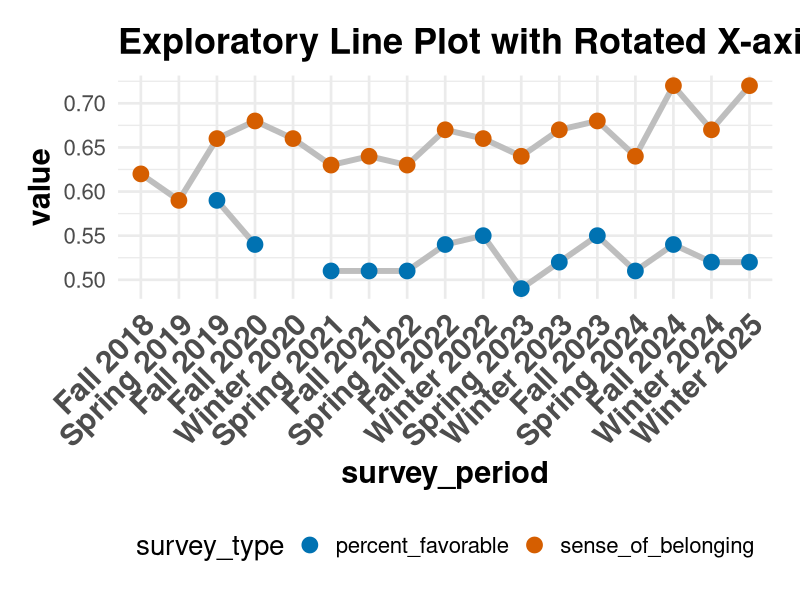
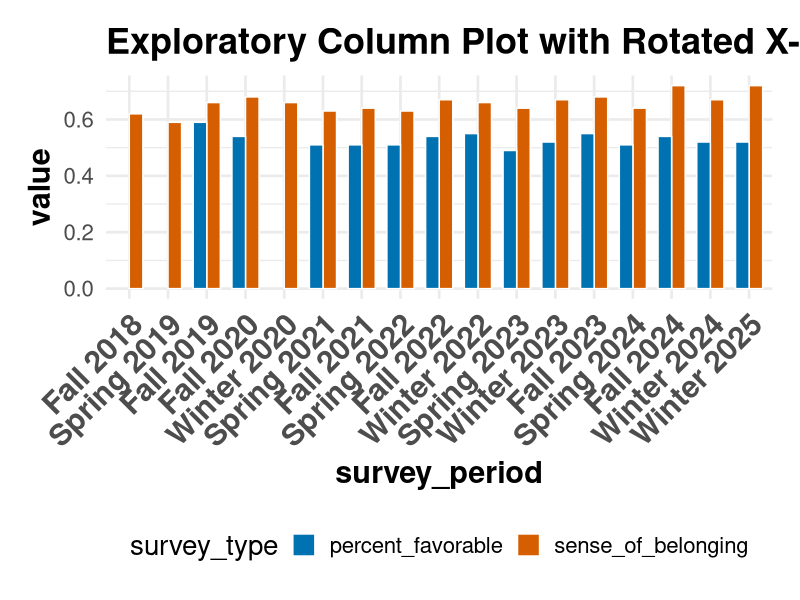

Write the R code that produced these figures, in order.
## ---- chunk 1
#| label: setup
#| include: false
# R version 4.4.3 (2025-02-28)
# Platform: x86_64-apple-darwin20
# Running under: macOS Sequoia 15.6.1
# Rstudio 2025.9.2.418 (Cucumberleaf Sunflower)
# 

# Prevent scientific notation globally
options(scipen = 999)
options(device = "quartz")  # macOS native graphics device
options(tigris_use_cache = TRUE)

# install.packages(c("mapview", "survey", "srvyr", "arcgislayers"))

# census_api_key("95496766c51541ee6f402c1e1a8658581285b759", install = TRUE, overwrite = TRUE)


# load libraries

# library(ggplot2) # Create Elegant Data Visualizations Using the Grammar of Graphics
# library(tibble) # Simple Data Frames
# library(tidyr) # Tidy Messy Data
# library(readr) # Read Rectangular Text Data
# library(purrr) # Functional Programming Tools
library(dplyr) # A Grammar of Data Manipulation - make pipe available
# library(stringr) # Simple, Consistent Wrappers for Common String Operations
# library(forcats) # Tools for Working with Categorical Variables (Factors)
# library(lubridate) # Make Dealing with Dates a Little Easier
# library(readxl) # Read Excel Files
# library(writexl) # Export Data Frames to Excel 'xlsx' Format 
# library(janitor) # Simple Tools for Examining and Cleaning Dirty Data 
# library(ggtext) # Improved Text Rendering Support for 'ggplot2' 
# library(paletteer) # Comprehensive Collection of Color Palettes 
# library(viridis) # Colorblind-Friendly Color Maps for R 
# library(RColorBrewer) # ColorBrewer Palettes 
# library(wesanderson) # A Wes Anderson Palette Generator 
# library(dutchmasters) # Color Palettes based on Famous Paintings 
# library(gghighlight) # Highlight Lines and Points in 'ggplot2' 
# library(monochromeR) # Easily Create, View and Use Monochrome Color Palettes 
# library(ggforce) # Accelerating 'ggplot2' 
# library(ggthemes) # Extra Themes, Scales and Geoms for 'ggplot2'
# library(gt) # Easily Create Presentation-Ready Display Tables
# library(gtExtras) # Extending 'gt' for Beautiful HTML Tables
# library(plotly) # Create Interactive Web Graphics via 'plotly.js'
# library(patchwork) # The Composer of Plots
# library(ppcor) # Partial and Semi-Partial (Part) Correlation
# library(ggplot2) # Create Elegant Data Visualizations Using the Grammar of Graphics
# library(corrplot) # Visualization of a Correlation Matrix
# library(ggcorrplot) # Visualization of a Correlation Matrix using 'ggplot2'
# library(car) # Companion to Applied Regression
# library(WRS2) # A Collection of Robust Statistical Methods
# library(boot) # Bootstrap Functions
# library(BayesFactor) # Computation of Bayes Factors for Common Designs
# library(pwr) # Basic Functions for Power Analysis
# library(qgraph) # Graph Plotting Methods, Psychometric Data Visualization and Graphical Model Estimation
# library(scales) # Scale Functions for Visualization
# library(here) # A Simpler Way to Find Your Files
# library(ggdag) # Analyze and Create Elegant Directed Acyclic Graphs      
# library(dagitty) # Graphical Analysis of Structural Causal Models    
# library(DiagrammeR) # Graph/Network Visualization 
# library(knitr) # A General-Purpose Package for Dynamic Report Generation in R     
# library(kableExtra) # Construct Complex Table with 'kable' and Pipe Syntax
# library(flextable) # Functions for Tabular Reporting  
# library(lavaan) # Latent Variable Analysis     
# library(ggpubr) # 'ggplot2' Based Publication Ready Plots
# library(rethinking) # Statistical Rethinking book package
# library(broom) # Convert Statistical Objects into Tidy Tibbles
# library(tidycensus) # Load US Census Boundary and Attribute Data as 'tidyverse' and 'sf'-Ready Data Frames
# library(ggokabeito)

# Force dplyr's select to take precedence
select <- dplyr::select
filter <- dplyr::filter

# Set global theme for consistent plots
ggplot2::theme_set(ggplot2::theme_minimal(base_size = 20) + 
                   ggplot2::theme(plot.title = ggplot2::element_text(face = "bold",
                                                                      size = 26),
                                  plot.subtitle = ggplot2::element_text(face = "bold",
                                                                         size = 24),
                                  axis.title.x = ggplot2::element_text(face = "bold",
                                                                        size = 22),
                                  axis.title.y = ggplot2::element_text(face = "bold",
                                                                        size = 22),
                                  axis.text.x = ggplot2::element_text(face = "bold",
                                                                       size = 22,
                                                                       angle = 45,
                                                                       hjust = 1),
                                  legend.position = "bottom",
                                  strip.text = ggplot2::element_text(face = "bold"),
                                  panel.spacing.x = grid::unit(1.5,
                                                                "cm"),
                                  panel.spacing.y = grid::unit(1.5,
                                                                "cm"),
                                  plot.margin = ggplot2::margin(20,
                                                                 20,
                                                                 20,
                                                                 20,
                                                                 "pt")))


# Set seed for reproducibility
set.seed(123)

## ---- chunk 2

# data <- read_csv(here("data", "test_survey_data_export.csv"))

data <- readr::read_csv(here::here("data", "20250323 cleaned_SCUC_Teacher-Student Relationships Surveys-WIDE.csv"))

# Order the 'survey_period' factor based on the 'x' numerical column
data$survey_period <- factor(data$survey_period, levels = data$survey_period[order(data$x)])

# Pivot the data longer
data_long <- data %>%
  tidyr::pivot_longer(cols = c(sense_of_belonging, percent_favorable), 
               names_to = "survey_type", 
               values_to = "value")


ggplot2::ggplot(data_long, 
       ggplot2::aes(x = survey_period,
           y = value,
           group = survey_type,
           color = survey_type
           )
       ) +
  
  ggplot2::geom_line(linewidth = 2,
            color = 'grey'
            ) +
  
  ggplot2::geom_point(ggplot2::aes(fill = survey_type),
             size = 5
             ) +
  

  
  ggplot2::scale_color_manual(values = c('#0072B2', '#D55E00', '#009E73', "#CC79A7")) +
                    #  "#E69F00" "#0072B2"  "#D55E00"  "#009E73"  "#CC79A7" "#F0E442" "#999999" "#000000" "#56B4E9" )

  ggplot2::scale_x_discrete(breaks = unique(data$survey_period)) +  # Use unique values from the x column

  ggplot2::labs(title = "Exploratory Line Plot with Rotated X-axis Labels"
       )




## ---- chunk 3
#| label: column-chart


# data <- read_csv(here("data", "test_survey_data_export.csv"))

data <- readr::read_csv(here::here("data", "20250323 cleaned_SCUC_Teacher-Student Relationships Surveys-WIDE.csv"))


# Order the 'survey_period' factor based on the 'x' numerical column
data$survey_period <- factor(data$survey_period, levels = data$survey_period[order(data$x)])

# Pivot the data longer
data_long <- data %>%
  tidyr::pivot_longer(cols = c(sense_of_belonging, percent_favorable), 
               names_to = "survey_type", 
               values_to = "value")


ggplot2::ggplot(data_long, 
       ggplot2::aes(x = survey_period,
           y = value,
           fill = survey_type,
           group = survey_type
           )
       ) +
  
  ggplot2::geom_col(position = "dodge",
           width = 0.7,
           color = 'white'
            ) +
  
  
  ggplot2::scale_fill_manual(values = c('#0072B2', '#D55E00', '#009E73', "#CC79A7")) +
                    #  "#E69F00" "#0072B2"  "#D55E00"  "#009E73"  "#CC79A7" "#F0E442" "#999999" "#000000" "#56B4E9" )
  
  ggplot2::scale_x_discrete(breaks = unique(data$survey_period)) +  # Use unique values from the x column

  ggplot2::labs(title = "Exploratory Column Plot with Rotated X-axis Labels"
       )



## ---- chunk 4

# write.csv(data_long, "data/20250323 cleaned_SCUC_Teacher-Student Relationships Surveys-LONG.csv", row.names = FALSE)



